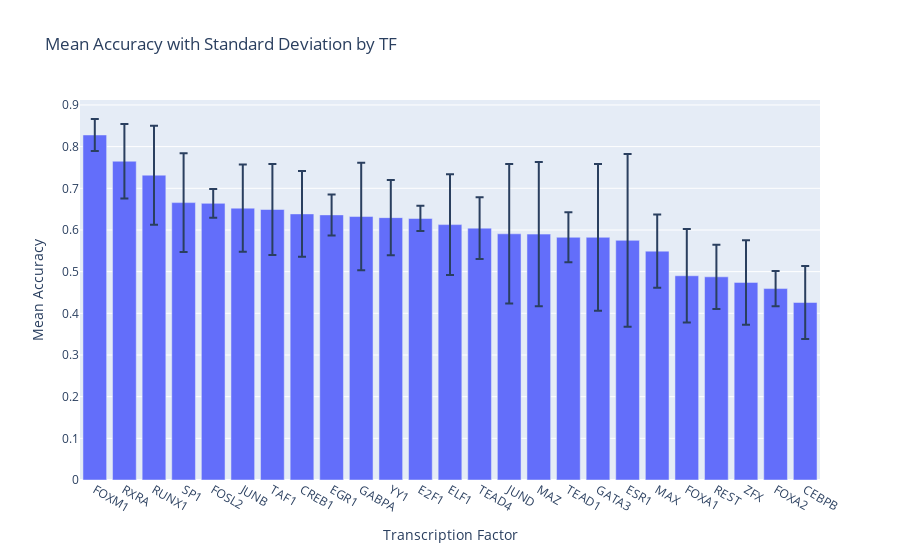

The cell this chart's notebook holds for it:
### Code cell
import pandas as pd
import plotly.express as px
import numpy as np

# Assuming df is your DataFrame containing 'tf', 'total_predictions', and 'accuracy'

# Calculate mean accuracy and standard deviation by TF
df_grouped = df.groupby('tf')['accuracy'].agg(['mean', 'std']).reset_index()

# Sort the grouped DataFrame by mean accuracy in descending order
df_grouped_sorted = df_grouped.sort_values(by='mean', ascending=False)

# Create the bar chart with error bars for standard deviation
fig = px.bar(df_grouped_sorted, x='tf', y='mean', 
             error_y='std', # Error bars represent the standard deviation
             title='Mean Accuracy with Standard Deviation by TF',
             labels={'tf': 'Transcription Factor', 'mean': 'Mean Accuracy'})

# Show the figure
fig.show()

### Figure 1 — Plotly figure (JSON) as saved in the notebook; plotly's stock layout.template omitted (floating-point values rounded to 4 significant figures)
{"data": [{"alignmentgroup": "True", "error_y": {"array": [0.03835, 0.08931, 0.1189, 0.1187, 0.03424, 0.1045, 0.1093, 0.1031, 0.0492, 0.1291, 0.09022, 0.03023, 0.1207, 0.07386, 0.1675, 0.1732, 0.05977, 0.176, 0.2073, 0.088, 0.1121, 0.0771, 0.1014, 0.04231, 0.08757]}, "hovertemplate": "Transcription Factor=%{x}<br>Mean Accuracy=%{y}<extra></extra>", "legendgroup": "", "marker": {"color": "#636efa", "pattern": {"shape": ""}}, "name": "", "offsetgroup": "", "orientation": "v", "showlegend": false, "textposition": "auto", "type": "bar", "x": ["FOXM1", "RXRA", "RUNX1", "SP1", "FOSL2", "JUNB", "TAF1", "CREB1", "EGR1", "GABPA", "YY1", "E2F1", "ELF1", "TEAD4", "JUND", "MAZ", "TEAD1", "GATA3", "ESR1", "MAX", "FOXA1", "REST", "ZFX", "FOXA2", "CEBPB"], "xaxis": "x", "y": [0.8279, 0.7649, 0.7315, 0.6656, 0.6638, 0.6523, 0.6491, 0.6386, 0.6362, 0.6322, 0.6296, 0.6276, 0.6129, 0.6044, 0.5908, 0.59, 0.5825, 0.5824, 0.5751, 0.5492, 0.4901, 0.4876, 0.4742, 0.4594, 0.426], "yaxis": "y"}], "layout": {"barmode": "relative", "legend": {"tracegroupgap": 0}, "title": {"text": "Mean Accuracy with Standard Deviation by TF"}, "xaxis": {"anchor": "y", "domain": [0, 1], "title": {"text": "Transcription Factor"}}, "yaxis": {"anchor": "x", "domain": [0, 1], "title": {"text": "Mean Accuracy"}}}}
